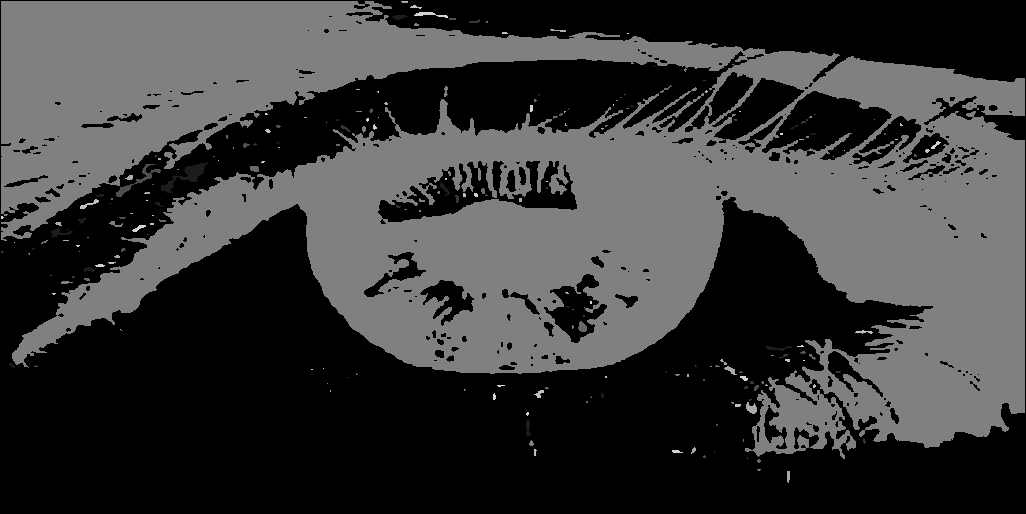
#> input picture image-segmentation-FFT/output_images/saidasegmentada.png, 1026 x 514 px
$ python GAUSSIAN-BLUR-GUI.py   (older library calls are emulated)
#> lines starting #> are read from the running program, lines starting #| are printed output that depends on the picture
### image-segmentation-FFT/gaussian.py
import numpy as np
import scipy.fftpack as fp


def gaussian(S, sigma=1, vmax=.05):
    '''
        Retorna uma gaussiana de média zero e
        desvio padrão sigma
        G(u, v) = 1/(2 pi sigma^2) exp(-(u^2+v^2)/(2 sigma^2))
        no intervalo [-vmax, vmax]x[-vmax, vmax]
        deslocada com fftshift
        O array retornado terá tem a mesma dimensão da imagem (S)
    '''

    Nu, Nv = S.shape
    u = Nu * np.linspace(-vmax, vmax, Nu)
    v = Nv * np.linspace(-vmax, vmax, Nv)
    U, V = np.meshgrid(v, u)

    sigma2 = sigma**2
    G = np.exp(-(U*U + V*V) / 2. / sigma2)
    G = fp.fftshift(G)  # faz o deslocamento

    return G / sigma2

### image-segmentation-FFT/GAUSSIAN-BLUR-GUI.py
import numpy as np
import scipy.fftpack as fp
import scipy.misc as misc
import matplotlib.pyplot as plt
import matplotlib.widgets as widgets
import gaussian

#image = misc.face(gray=True)  # carrega a imagem do guaxinim (racoon)
# ao invés disso, se quiser importar sua própria imagem, use:
import imageio
image = imageio.imread('output_images/saidasegmentada.png', pilmode='L')
#> image is the input picture: shape (514, 1026); min 0, max 211, mean 57.7

fig = plt.figure(figsize=(8,8))

# IMAGEM ORIGINAL
ax_image = fig.add_subplot(221)
ax_image.set_title('Imagem original')
ax_image.imshow(image, cmap='gray')

# log(|FFT|)
ax_fft = fig.add_subplot(222)
ax_fft.set_title('log(|FFT|)')
F = fp.fft2(image)  # FFT completa
Fm = fp.fftshift(F)
Fm = np.absolute(Fm)
Fm = np.log10(Fm)
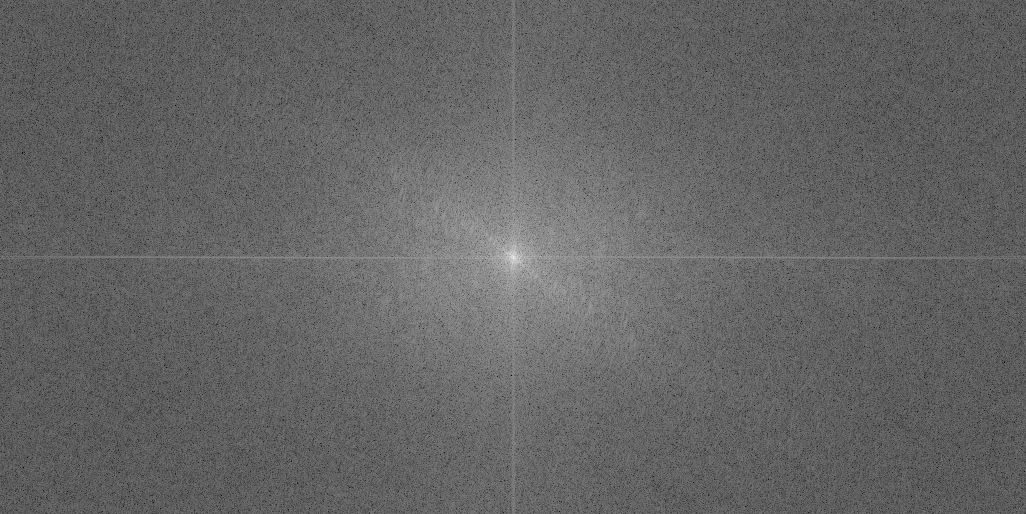
#> Fm: shape (514, 1026) float64; min 1.55, max 7.48, mean 3.89; drawn with min black and max white
ax_fft.imshow(Fm, cmap='gray')

# EIXO PARA TRANSFORMADA FILTRADA
ax_gauss = fig.add_subplot(224)
ax_gauss.set_title('log(|FFT|) * G(u, v)')

# EIXO PARA IMAGEM DESFOCADA
ax_blur = fig.add_subplot(223)
ax_blur.set_title('Imagem filtrada')

# FUNÇÃO DE ATUALIZAÇÃO DOS GRÁFICOS da FFT
def blur(sigma):
#> called with sigma = 10
    G = gaussian.gaussian(image, sigma)  # gaussiana
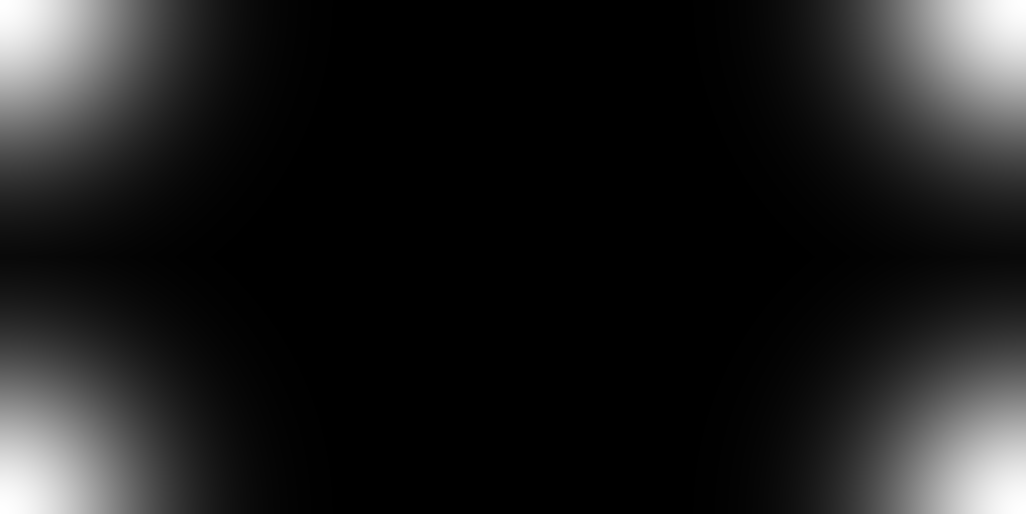
#> G: shape (514, 1026) float64; min 7.1e-10, max 0.01, mean 0.00118; drawn with min black and max white
    FF = F * G  # apicando o filtro gaussiano
    FFm = np.absolute(FF)
    FFm = fp.fftshift(FFm)
    FFm = np.log10(FFm+1e-8)
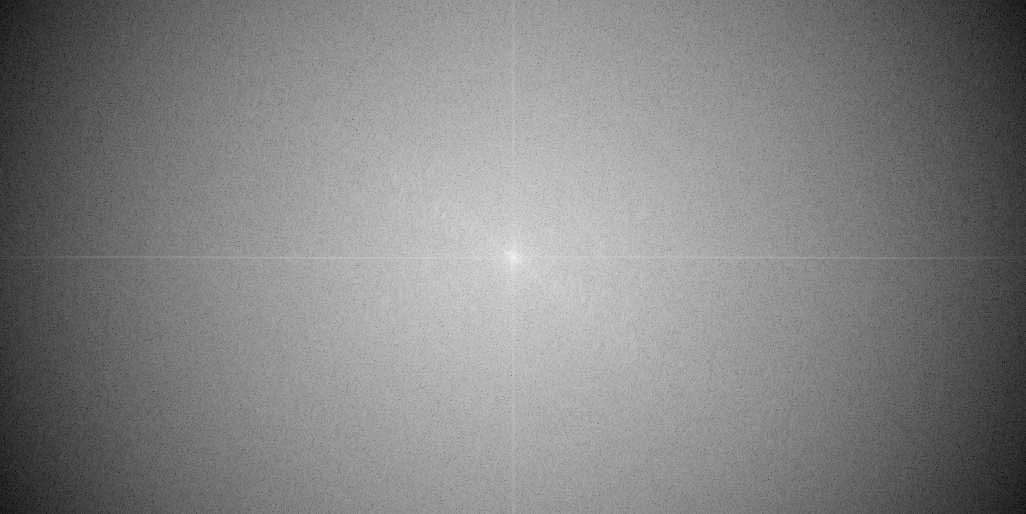
#> FFm: shape (514, 1026) float64; min -6.86, max 5.48, mean -0.495; drawn with min black and max white
    ax_gauss.imshow(FFm, cmap='gray')  # gráfico da transformada filtrada

    image_blurred = fp.ifft2(FF)  # transformada inversa
    image_blurred = np.absolute(image_blurred)
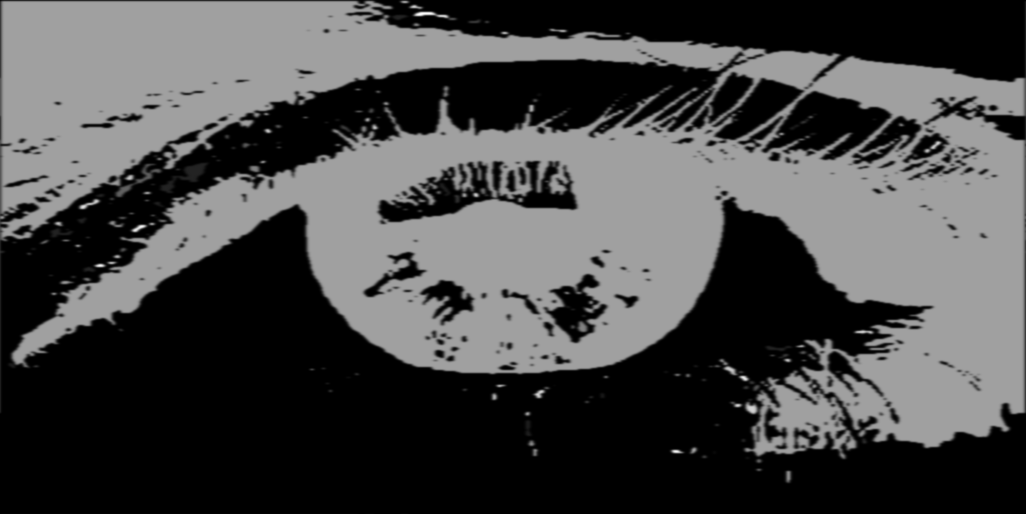
#> image_blurred: shape (514, 1026) float64; min 2.99e-09, max 2.03, mean 0.577; drawn with min black and max white
    ax_blur.imshow(image_blurred, cmap='gray')  # figura desfocada

# EIXO PARA O SLIDER
ax_sigma = plt.axes([.1, .01, .8, .025])
ax_sigma.set_title('Desfoque gaussiano')
sigma_slide = widgets.Slider(ax_sigma, valmin=.1, valmax=10, valinit=10, label=f'$\sigma$ : ')
sigma_slide.on_changed(blur)

# inicializando as figuras com sigma = 10
blur(10)

# mostrando a janela gráfica
plt.show()
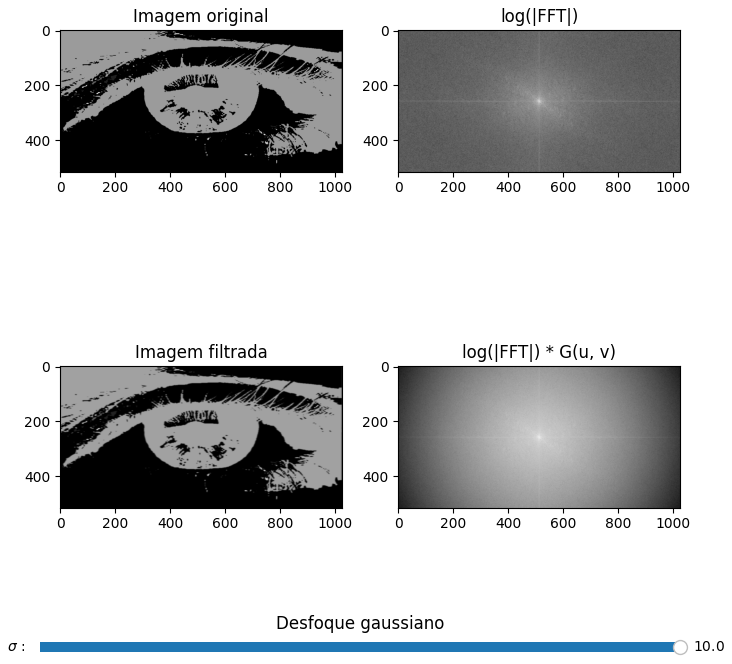
#> figure drawn by matplotlib, 5 panels
